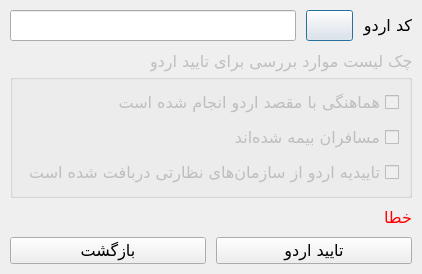
<?xml version="1.0" encoding="UTF-8"?>
<ui version="4.0">
 <class>ConfirmTourDialog</class>
 <widget class="QDialog" name="ConfirmTourDialog">
  <property name="geometry">
   <rect>
    <x>0</x>
    <y>0</y>
    <width>318</width>
    <height>311</height>
   </rect>
  </property>
  <property name="font">
   <font>
    <family>B Nazanin</family>
    <pointsize>12</pointsize>
   </font>
  </property>
  <property name="windowTitle">
   <string>تایید اردو</string>
  </property>
  <property name="windowIcon">
   <iconset resource="resource.qrc">
    <normaloff>:/icons/resources/icons/confirmTour.png</normaloff>:/icons/resources/icons/confirmTour.png</iconset>
  </property>
  <property name="layoutDirection">
   <enum>Qt::RightToLeft</enum>
  </property>
  <property name="locale">
   <locale language="Persian" country="Iran"/>
  </property>
  <layout class="QVBoxLayout" name="verticalLayout">
   <property name="spacing">
    <number>10</number>
   </property>
   <property name="sizeConstraint">
    <enum>QLayout::SetFixedSize</enum>
   </property>
   <property name="leftMargin">
    <number>10</number>
   </property>
   <property name="topMargin">
    <number>10</number>
   </property>
   <property name="rightMargin">
    <number>10</number>
   </property>
   <property name="bottomMargin">
    <number>10</number>
   </property>
   <item>
    <layout class="QFormLayout" name="FLayoutFields">
     <item row="0" column="0">
      <widget class="QLabel" name="label">
       <property name="text">
        <string>کد اردو</string>
       </property>
      </widget>
     </item>
     <item row="0" column="1">
      <layout class="QHBoxLayout" name="HLayoutTourId">
       <item>
        <widget class="QPushButton" name="btnSearchId">
         <property name="text">
          <string/>
         </property>
         <property name="icon">
          <iconset resource="resource.qrc">
           <normaloff>:/icons/resources/icons/searchTour.png</normaloff>:/icons/resources/icons/searchTour.png</iconset>
         </property>
         <property name="iconSize">
          <size>
           <width>25</width>
           <height>25</height>
          </size>
         </property>
        </widget>
       </item>
       <item>
        <widget class="QLineEdit" name="txtTourId"/>
       </item>
      </layout>
     </item>
    </layout>
   </item>
   <item>
    <widget class="QGroupBox" name="grpConfirm">
     <property name="enabled">
      <bool>false</bool>
     </property>
     <property name="title">
      <string>چک لیست موارد بررسی برای تایید اردو</string>
     </property>
     <layout class="QVBoxLayout" name="VLayoutGropbox">
      <property name="spacing">
       <number>10</number>
      </property>
      <property name="sizeConstraint">
       <enum>QLayout::SetMinimumSize</enum>
      </property>
      <property name="leftMargin">
       <number>10</number>
      </property>
      <property name="topMargin">
       <number>10</number>
      </property>
      <property name="rightMargin">
       <number>10</number>
      </property>
      <property name="bottomMargin">
       <number>10</number>
      </property>
      <item>
       <widget class="QCheckBox" name="chbDestination">
        <property name="text">
         <string>هماهنگی با مقصد اردو انجام شده است</string>
        </property>
       </widget>
      </item>
      <item>
       <widget class="QCheckBox" name="chbInsurance">
        <property name="text">
         <string>مسافران بیمه شده‌اند</string>
        </property>
       </widget>
      </item>
      <item>
       <widget class="QCheckBox" name="chbConfirm">
        <property name="text">
         <string>تاییدیه اردو از سازمان‌های نظارتی دربافت شده است</string>
        </property>
       </widget>
      </item>
     </layout>
    </widget>
   </item>
   <item>
    <widget class="QLabel" name="lblError">
     <property name="sizePolicy">
      <sizepolicy hsizetype="MinimumExpanding" vsizetype="Fixed">
       <horstretch>0</horstretch>
       <verstretch>0</verstretch>
      </sizepolicy>
     </property>
     <property name="palette">
      <palette>
       <active>
        <colorrole role="WindowText">
         <brush brushstyle="SolidPattern">
          <color alpha="255">
           <red>255</red>
           <green>0</green>
           <blue>0</blue>
          </color>
         </brush>
        </colorrole>
       </active>
       <inactive>
        <colorrole role="WindowText">
         <brush brushstyle="SolidPattern">
          <color alpha="255">
           <red>255</red>
           <green>0</green>
           <blue>0</blue>
          </color>
         </brush>
        </colorrole>
       </inactive>
       <disabled>
        <colorrole role="WindowText">
         <brush brushstyle="SolidPattern">
          <color alpha="255">
           <red>120</red>
           <green>120</green>
           <blue>120</blue>
          </color>
         </brush>
        </colorrole>
       </disabled>
      </palette>
     </property>
     <property name="text">
      <string>خطا</string>
     </property>
    </widget>
   </item>
   <item>
    <layout class="QHBoxLayout" name="HLayoutButtons">
     <property name="sizeConstraint">
      <enum>QLayout::SetMinimumSize</enum>
     </property>
     <item>
      <widget class="QPushButton" name="btnConfirm">
       <property name="text">
        <string>تایید اردو</string>
       </property>
       <property name="icon">
        <iconset resource="resource.qrc">
         <normaloff>:/icons/resources/icons/confirmTour.png</normaloff>:/icons/resources/icons/confirmTour.png</iconset>
       </property>
       <property name="iconSize">
        <size>
         <width>40</width>
         <height>40</height>
        </size>
       </property>
      </widget>
     </item>
     <item>
      <widget class="QPushButton" name="btnReturn">
       <property name="text">
        <string>بازگشت</string>
       </property>
       <property name="icon">
        <iconset resource="resource.qrc">
         <normaloff>:/icons/resources/icons/return.png</normaloff>:/icons/resources/icons/return.png</iconset>
       </property>
       <property name="iconSize">
        <size>
         <width>40</width>
         <height>40</height>
        </size>
       </property>
       <property name="shortcut">
        <string>Ctrl+S</string>
       </property>
      </widget>
     </item>
    </layout>
   </item>
  </layout>
 </widget>
 <resources>
  <include location="resource.qrc"/>
 </resources>
 <connections/>
</ui>
